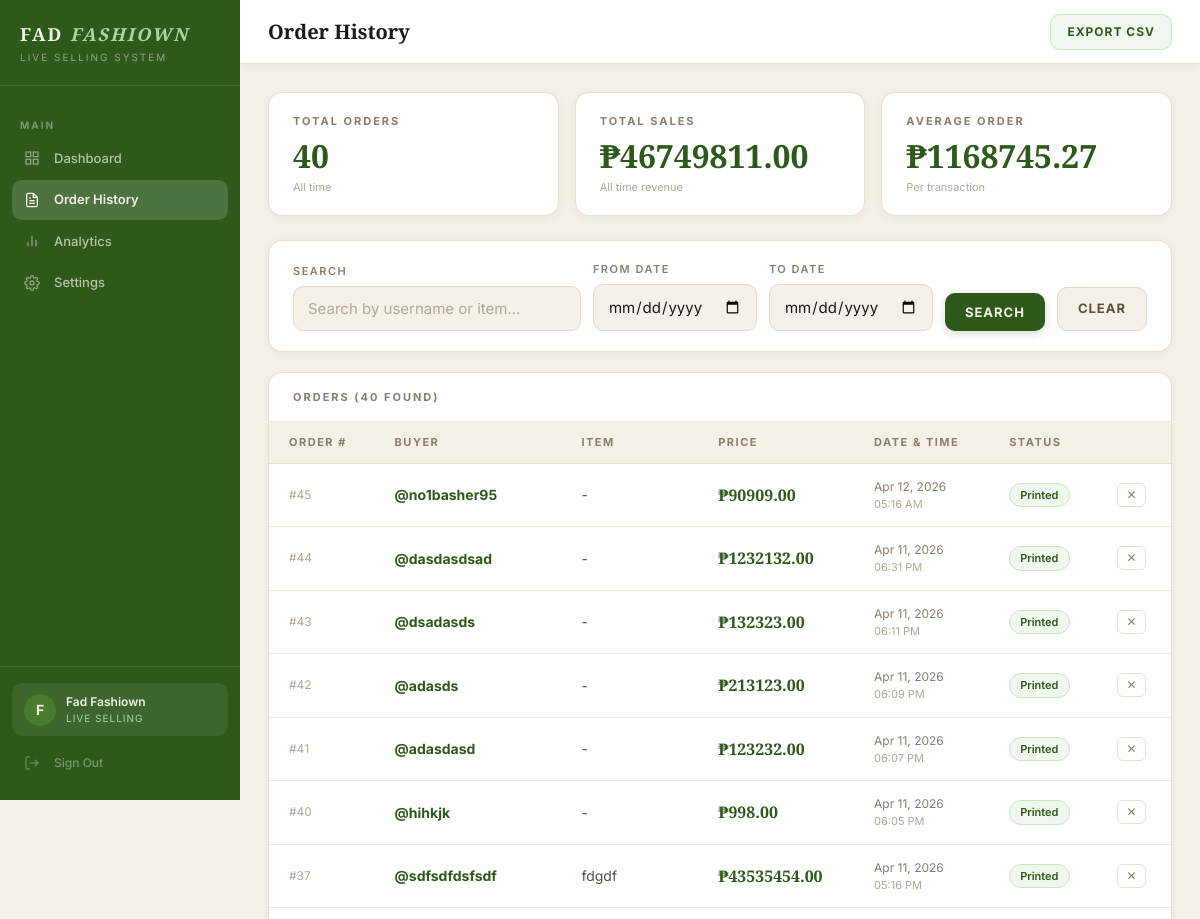
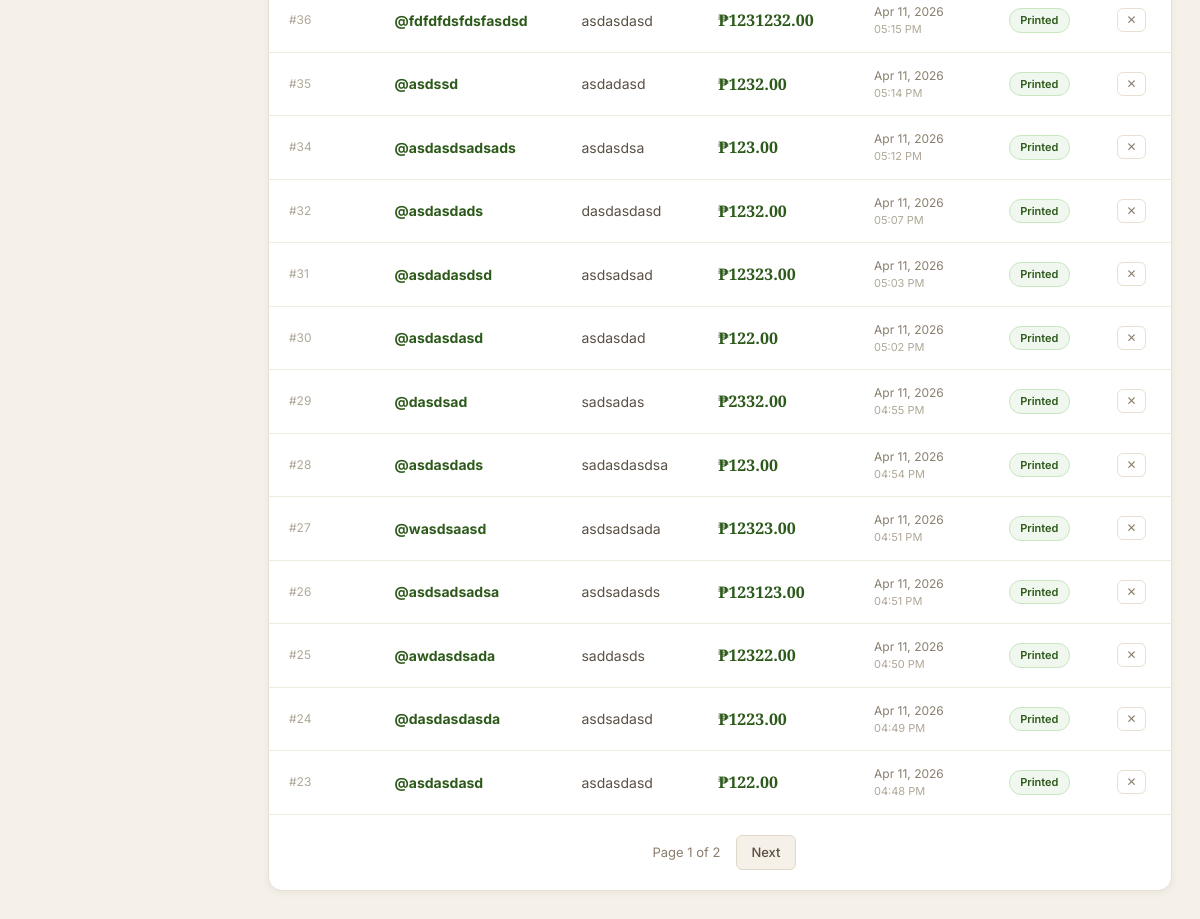
/orders (signed in), run on the app's committed database (2 pictures, top to bottom).
### auth/models.py (models this page shows, shortened)
class Client(UserMixin, db.Model):
    __tablename__ = 'clients'
    id = db.Column(db.Integer, primary_key=True)
    business_name = db.Column(db.String(100), nullable=False)
    email = db.Column(db.String(120), unique=True, nullable=False)
    password_hash = db.Column(db.String(255), nullable=False)
    plan = db.Column(db.String(20), default='active')
    is_active = db.Column(db.Boolean, default=True)
    is_admin = db.Column(db.Boolean, default=False)
    created_at = db.Column(db.DateTime, default=datetime.utcnow)
    last_login = db.Column(db.DateTime, nullable=True)
    tiktok_username = db.Column(db.String(100), default='')
    orders = db.relationship('Order', backref='client', lazy=True)
    token = db.Column(db.String(64), unique=True, nullable=True)
    detection_mode = db.Column(db.String(20), default='keywords')
    custom_keywords = db.Column(db.Text, default='mine')
    highlight_numbers = db.Column(db.Boolean, default=False)
    label_title = db.Column(db.String(100), default='FAD FASHIOWN')
    label_tagline = db.Column(db.String(100), default='Live Selling')
    label_template = db.Column(db.String(20), default='classic')
    label_show_order_id = db.Column(db.Boolean, default=True)
    label_show_datetime = db.Column(db.Boolean, default=True)

class Order(db.Model):
    __tablename__ = 'orders'
    id = db.Column(db.Integer, primary_key=True)
    client_id = db.Column(
        db.Integer,
        db.ForeignKey('clients.id'),
        nullable=False
    )
    buyer_username = db.Column(db.String(100), nullable=False)
    item_name = db.Column(db.String(200), nullable=False)
    price = db.Column(db.Float, nullable=False)
    timestamp = db.Column(db.DateTime, default=datetime.utcnow)
    label_printed = db.Column(db.Boolean, default=False)

### dashboard/routes.py (the view, shortened to what this page needs)
@dashboard.route('/orders')
@login_required
def orders():
    if current_user.is_admin:
        return redirect(url_for('auth.admin_panel'))
    search = request.args.get('search', '').strip()
    date_from = request.args.get('date_from', '')
    date_to = request.args.get('date_to', '')
    page = request.args.get('page', 1, type=int)
    per_page = 20
    query = Order.query.filter_by(client_id=current_user.id)
    if search:
        query = query.filter(
            Order.buyer_username.ilike(f'%{search}%') |
            Order.item_name.ilike(f'%{search}%')
        )
    all_orders = Order.query.filter_by(client_id=current_user.id).all()
    total_orders = len(all_orders)
    total_sales = sum(o.price for o in all_orders)
    orders_paginated = query.order_by(
        Order.timestamp.desc()
    ).paginate(page=page, per_page=per_page, error_out=False)
    return render_template(
        'orders.html',
        orders=orders_paginated,
        search=search,
        date_from=date_from,
        date_to=date_to,
        total_orders=total_orders,
        total_sales=total_sales,
        business_name=current_user.business_name
    )

### templates/orders.html (shortened to what this page needs)
{% extends "base.html" %}
{% block page_title %}Order History{% endblock %}
{% block topbar_right %}
<a href="/orders/export" class="btn btn-export">Export CSV</a>
{% endblock %}
{% block content %}
<div class="stats-grid">
    <div class="stat-card">
        <div class="stat-label">Total Orders</div>
        <div class="stat-number">{{ total_orders }}</div>
        <div class="stat-sub">All time</div>
    </div>
    <div class="stat-card">
        <div class="stat-label">Total Sales</div>
        <div class="stat-number">₱{{ "%.2f"|format(total_sales) }}</div>
        <div class="stat-sub">All time revenue</div>
    </div>
    <div class="stat-card">
        <div class="stat-label">Average Order</div>
        <div class="stat-number">
            ₱{{ "%.2f"|format(total_sales / total_orders) if total_orders > 0 else "0.00" }}
        </div>
        <div class="stat-sub">Per transaction</div>
    </div>
</div>
<div class="filters-card">
    <form method="GET" action="/orders">
        <div class="filters-row">
            <div class="form-group" style="margin:0">
                <label class="form-label">Search</label>
                <input type="text" name="search" class="form-input"
                       value="{{ search }}"
                       placeholder="Search by username or item..." />
            </div>
            <div class="form-group" style="margin:0">
                <label class="form-label">From Date</label>
                <input type="date" name="date_from"
                       class="form-input" value="{{ date_from }}" />
            </div>
            <div class="form-group" style="margin:0">
                <label class="form-label">To Date</label>
                <input type="date" name="date_to"
                       class="form-input" value="{{ date_to }}" />
            </div>
            <div class="form-group" style="margin:0">
                <label class="form-label">&nbsp;</label>
                <button type="submit" class="btn btn-primary">Search</button>
            </div>
            <div class="form-group" style="margin:0">
                <label class="form-label">&nbsp;</label>
                <a href="/orders" class="btn btn-secondary">Clear</a>
            </div>
        </div>
    </form>
</div>
<div class="table-card">
    <div class="table-header">
        <span class="card-title">Orders ({{ orders.total }} found)</span>
    </div>
    {% if orders.items %}
    <table>
        <thead>
            <tr>
                <th>Order #</th>
                <th>Buyer</th>
                <th>Item</th>
                <th>Price</th>
                <th>Date & Time</th>
                <th>Status</th>
                <th></th>
            </tr>
        </thead>
        <tbody>
            {% for order in orders.items %}
            <tr id="order-row-{{ order.id }}">
                <td class="td-id">#{{ order.id }}</td>
                <td class="td-buyer">@{{ order.buyer_username }}</td>
                <td class="td-item">{{ order.item_name }}</td>
                <td class="td-price">₱{{ "%.2f"|format(order.price) }}</td>
                <td class="td-time">
                    {{ order.timestamp.strftime('%b %d, %Y') }}
                    <span style="color:var(--text-light);display:block;font-size:11px">
                        {{ order.timestamp.strftime('%I:%M %p') }}
                    </span>
                </td>
                <td><span class="badge badge-success">Printed</span></td>
                <td>
                    <button
                        class="btn-delete-order"
                        onclick="deleteOrder({{order.id}}, this)"
                        data-username="{{ order.buyer_username }}"
                        title="Delete order">
                        &#10005;
                    </button>
                </td>
            </tr>
            {% endfor %}
        </tbody>
    </table>
    {% if orders.pages > 1 %}
    <div class="pagination">
        <span class="page-info">Page {{ orders.page }} of {{ orders.pages }}</span>
        {% if orders.has_next %}
        <a href="/orders?page={{ orders.next_num }}&search={{ search }}&date_from={{ date_from }}&date_to={{ date_to }}"
           class="page-btn">Next</a>
        {% endif %}
    </div>
    {% endif %}
    {% endif %}
</div>
{% endblock %}

### templates/base.html (shortened to what this page needs)
<!DOCTYPE html>
<html lang="en">
<head>
    <link rel="stylesheet" href="/static/style.css">
</head>
<body>
<div class="app-layout">
    <aside class="sidebar" id="sidebar">
        <div class="sidebar-brand">
            <div class="brand-name">FAD <em>FASHIOWN</em></div>
            <div class="brand-sub">Live Selling System</div>
        </div>
        <nav class="sidebar-nav">
            {% if current_user.is_admin %}
            <div class="nav-section-label">Management</div>
            <a href="/admin"
               class="nav-item {% if request.endpoint == 'auth.admin_panel' %}active{% endif %}">
                <span class="nav-icon">
                    <svg width="16" height="16" fill="none" stroke="currentColor" stroke-width="2" viewBox="0 0 24 24">
                        <path d="M17 21v-2a4 4 0 0 0-4-4H5a4 4 0 0 0-4 4v2"/>
                        <circle cx="9" cy="7" r="4"/>
                        <path d="M23 21v-2a4 4 0 0 0-3-3.87"/>
                        <path d="M16 3.13a4 4 0 0 1 0 7.75"/>
                    </svg>
                </span>
                Client Management
            </a>
            {% else %}
            <div class="nav-section-label">Main</div>
            <a href="/"
               class="nav-item {% if request.endpoint == 'dashboard.index' %}active{% endif %}">
                <span class="nav-icon">
                    <svg width="16" height="16" fill="none" stroke="currentColor" stroke-width="2" viewBox="0 0 24 24">
                        <rect x="3" y="3" width="7" height="7"/>
                        <rect x="14" y="3" width="7" height="7"/>
                        <rect x="3" y="14" width="7" height="7"/>
                        <rect x="14" y="14" width="7" height="7"/>
                    </svg>
                </span>
                Dashboard
            </a>
            <a href="/orders"
               class="nav-item {% if request.endpoint == 'dashboard.orders' %}active{% endif %}">
                <span class="nav-icon">
                    <svg width="16" height="16" fill="none" stroke="currentColor" stroke-width="2" viewBox="0 0 24 24">
                        <path d="M14 2H6a2 2 0 0 0-2 2v16a2 2 0 0 0 2 2h12a2 2 0 0 0 2-2V8z"/>
                        <polyline points="14 2 14 8 20 8"/>
                        <line x1="16" y1="13" x2="8" y2="13"/>
                        <line x1="16" y1="17" x2="8" y2="17"/>
                        <polyline points="10 9 9 9 8 9"/>
                    </svg>
                </span>
                Order History
            </a>
            <a href="/analytics"
            class="nav-item {% if request.endpoint == 'dashboard.analytics' %}active{% endif %}">
                <span class="nav-icon">
                    <svg width="16" height="16" fill="none" stroke="currentColor" stroke-width="2" viewBox="0 0 24 24">
                        <line x1="18" y1="20" x2="18" y2="10"/>
                        <line x1="12" y1="20" x2="12" y2="4"/>
                        <line x1="6" y1="20" x2="6" y2="14"/>
                    </svg>
                </span>
                Analytics
            </a>
            <a href="/settings"
            class="nav-item {% if request.endpoint == 'dashboard.settings' %}active{% endif %}">
                <span class="nav-icon">
                </span>
                Settings
            </a>
            {% endif %}
        </nav>
        <div class="sidebar-footer">
            <div class="client-info">
                <div class="client-avatar">
                    {{ current_user.business_name[0].upper() }}
                </div>
                <div class="client-details">
                    <div class="client-name">{{ current_user.business_name }}</div>
                    <div class="client-plan">
                        {% if current_user.is_admin %}System Administrator{% else %}Live Selling{% endif %}
                    </div>
                </div>
            </div>
            <a href="/logout" class="nav-item nav-signout">
                <span class="nav-icon">
                    <svg width="16" height="16" fill="none" stroke="currentColor" stroke-width="2" viewBox="0 0 24 24">
                        <path d="M9 21H5a2 2 0 0 1-2-2V5a2 2 0 0 1 2-2h4"/>
                        <polyline points="16 17 21 12 16 7"/>
                        <line x1="21" y1="12" x2="9" y2="12"/>
                    </svg>
                </span>
                Sign Out
            </a>
        </div>
    </aside>
    <main class="main-content">
        <div class="topbar">
            <div style="display:flex;align-items:center;gap:14px">
                <div class="topbar-title">{% block page_title %}{% endblock %}</div>
            </div>
            <div class="topbar-right">
                {% block topbar_right %}{% endblock %}
            </div>
        </div>
        <div class="page-content">
            {% block content %}{% endblock %}
        </div>
    </main>
</div>
</body>
</html>

### data on the page
Client: business_name "F", business_name "Fad Fashiown"
Order: id "45", buyer_username "no1basher95", item_name "-", price "90909.00", timestamp "Apr 12, 2026", timestamp "05:16 AM"
Order: id "44", buyer_username "dasdasdsad", item_name "-", price "1232132.00", timestamp "Apr 11, 2026", timestamp "06:31 PM"
Order: id "43", buyer_username "dsadasds", item_name "-", price "132323.00", timestamp "Apr 11, 2026", timestamp "06:11 PM"
Order: id "42", buyer_username "adasds", item_name "-", price "213123.00", timestamp "Apr 11, 2026", timestamp "06:09 PM"
Order: id "41", buyer_username "adasdasd", item_name "-", price "123232.00", timestamp "Apr 11, 2026", timestamp "06:07 PM"
Order: id "40", buyer_username "hihkjk", item_name "-", price "998.00", timestamp "Apr 11, 2026", timestamp "06:05 PM"
Order: id "37", buyer_username "sdfsdfdsfsdf", item_name "fdgdf", price "43535454.00", timestamp "Apr 11, 2026", timestamp "05:16 PM"
Order: id "36", buyer_username "fdfdfdsfdsfasdsd", item_name "asdasdasd", price "1231232.00", timestamp "Apr 11, 2026", timestamp "05:15 PM"
Order: id "35", buyer_username "asdssd", item_name "asdadasd", price "1232.00", timestamp "Apr 11, 2026", timestamp "05:14 PM"
Order: id "34", buyer_username "asdasdsadsads", item_name "asdasdsa", price "123.00", timestamp "Apr 11, 2026", timestamp "05:12 PM"
Order: id "32", buyer_username "asdasdads", item_name "dasdasdasd", price "1232.00", timestamp "Apr 11, 2026", timestamp "05:07 PM"
Order: id "31", buyer_username "asdadasdsd", item_name "asdsadsad", price "12323.00", timestamp "Apr 11, 2026", timestamp "05:03 PM"
Order: id "30", buyer_username "asdasdasd", item_name "asdasdad", price "122.00", timestamp "Apr 11, 2026", timestamp "05:02 PM"
Order: id "29", buyer_username "dasdsad", item_name "sadsadas", price "2332.00", timestamp "Apr 11, 2026", timestamp "04:55 PM"
Order: id "28", buyer_username "asdasdads", item_name "sadasdasdsa", price "123.00", timestamp "Apr 11, 2026", timestamp "04:54 PM"
Order: id "27", buyer_username "wasdsaasd", item_name "asdsadsada", price "12323.00", timestamp "Apr 11, 2026", timestamp "04:51 PM"
Order: id "26", buyer_username "asdsadsadsa", item_name "asdsadasds", price "123123.00", timestamp "Apr 11, 2026", timestamp "04:51 PM"
Order: id "25", buyer_username "awdasdsada", item_name "saddasds", price "12322.00", timestamp "Apr 11, 2026", timestamp "04:50 PM"
Order: id "24", buyer_username "dasdasdasda", item_name "asdsadasd", price "1223.00", timestamp "Apr 11, 2026", timestamp "04:49 PM"
Order: id "23", buyer_username "asdasdasd", item_name "asdasdasd", price "122.00", timestamp "Apr 11, 2026", timestamp "04:48 PM"

### other printed values
{{ total_orders }} "40"
{{ "%.2f"|format(total_sales) }} "46749811.00"
{{ orders.total }} "40"
{{ orders.page }} "1"
{{ orders.pages }} "2"
